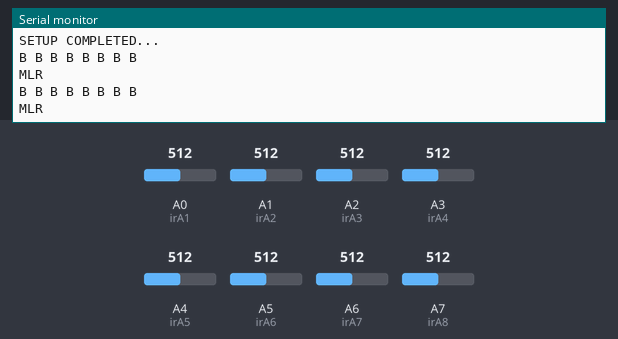
A sketch run on a simulated Arduino Nano, built with avr-gcc and run on an emulated ATmega328P. On the bench: the last lines printed to the serial monitor. The inputs (shaded band) are chosen by the test bench; at power-on: A0 (irA1) = 512, A3 (irA4) = 512, A1 (irA2) = 512, A2 (irA3) = 512, A4 (irA5) = 512, A5 (irA6) = 512, A6 (irA7) = 512, A7 (irA8) = 512.

Above: at 1.8 s.
1.9 s: A0 (irA1) set to 218
3.4 s: A0 (irA1) set to 185
At 4.8 s:
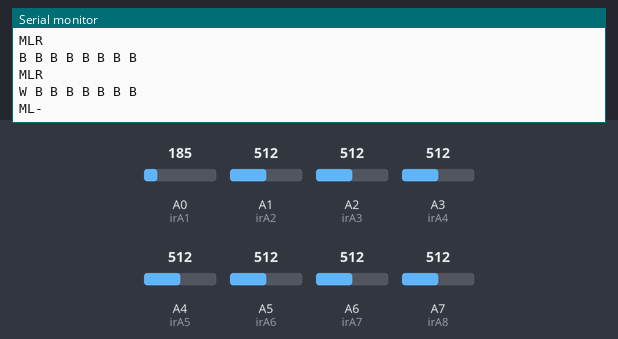
11.5 s: A3 (irA4) set to 209
At 12.8 s:
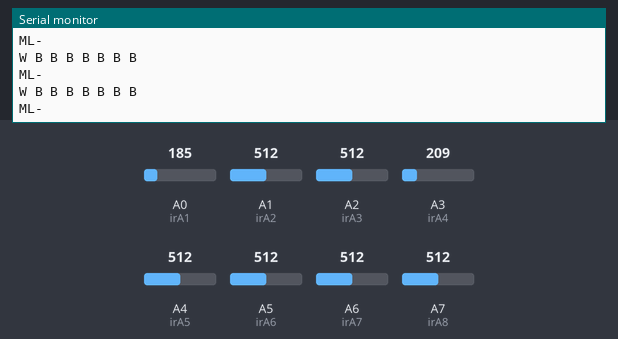
13.0 s: A3 (irA4) set to 188
At 13.6 s:
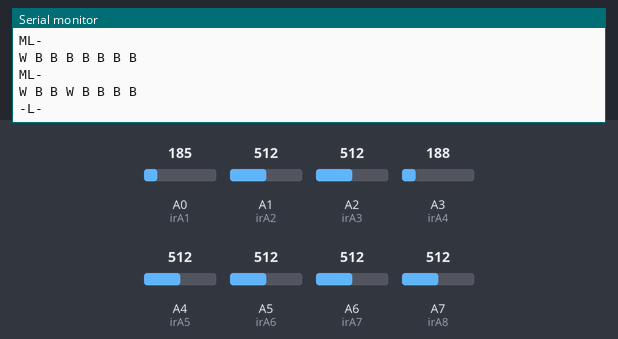

Measured:
- the behaviour switches between 201 and 200 on A0 (irA1) (found by bisection; images 0 and 1)
- the behaviour switches between 201 and 200 on A3 (irA4) (found by bisection; images 2 and 3)
- after the input at 3.4 s, the serial monitor: prints a new line after 0.61 s (image 1)
- after the input at 13.0 s, the serial monitor: prints a new line at once (image 3)

The sketch:

infrared_test.ino
```cpp
/*
TURUNCU 03
KIRMIZI 04
*/

#define INFRARED_REFERENCE 200 // Reference analog value from the infrared sensor, below means black, above means not black.

#define DELAY_MS 1000
// Infrared Sensor x8 FRONT (Using Analog IN Pins)
const int irA1 = A0;
const int irA2 = A1;
const int irA3 = A2;
const int irA4 = A3;
const int irA5 = A4;
const int irA6 = A5;
const int irA7 = A6;
const int irA8 = A7;
int infraredValues [8] = {0};
bool lineDetected [8] = {false};


void setup()
{
  Serial.begin(9600); // Serial Monitor communication on channel Serial
  Serial.println("SETUP STARTED...");

  pinMode(irA1, INPUT); // Infrared 1
  pinMode(irA2, INPUT);
  pinMode(irA3, INPUT);
  pinMode(irA4, INPUT);
  pinMode(irA5, INPUT);
  pinMode(irA6, INPUT);
  pinMode(irA7, INPUT);
  pinMode(irA8, INPUT); // Infrared 8


  Serial.println("SETUP COMPLETED...");
}

void loop()
{

    infraredValues[0] = analogRead(irA1);
    infraredValues[1] = analogRead(irA2);
    infraredValues[2] = analogRead(irA3);
    infraredValues[3] = analogRead(irA4);
    infraredValues[4] = analogRead(irA5);
    infraredValues[5] = analogRead(irA6);
    infraredValues[6] = analogRead(irA7);
    infraredValues[7] = analogRead(irA8);

    for (int i = 0; i<8; i++)
    {
//      Serial.print(infrared_values[i]);
//      Serial.print(' ');
      if (infraredValues[i] > INFRARED_REFERENCE)
      {
        lineDetected[i] = true;
        Serial.print("B ");
      }
      else
      {
        lineDetected[i] = false;
        Serial.print("W ");
      }
    }
    Serial.println("");
    bool middleDetected = false;
    bool leftDetected = false;
    bool rightDetected = false;
    if (lineDetected[3] && lineDetected[4]) {
      middleDetected = true;
      Serial.print('M');
    } else {
      Serial.print('-');
    }
    if (lineDetected[5] && lineDetected[6] && lineDetected[7]) {
      leftDetected = true;
      Serial.print('L');
    } else {
      Serial.print('-');
    }
    if(lineDetected[0] && lineDetected[1] && lineDetected[2]) {
      rightDetected = true;
      Serial.print('R');
    } else {
      Serial.print('-');
    }
    Serial.println("");
    Serial.println("");
    delay(DELAY_MS);
}

/////////////////////////////////////////////////////////////////////////////////////////////////////////////////////////////////////////////////////////////////////////////////
```
